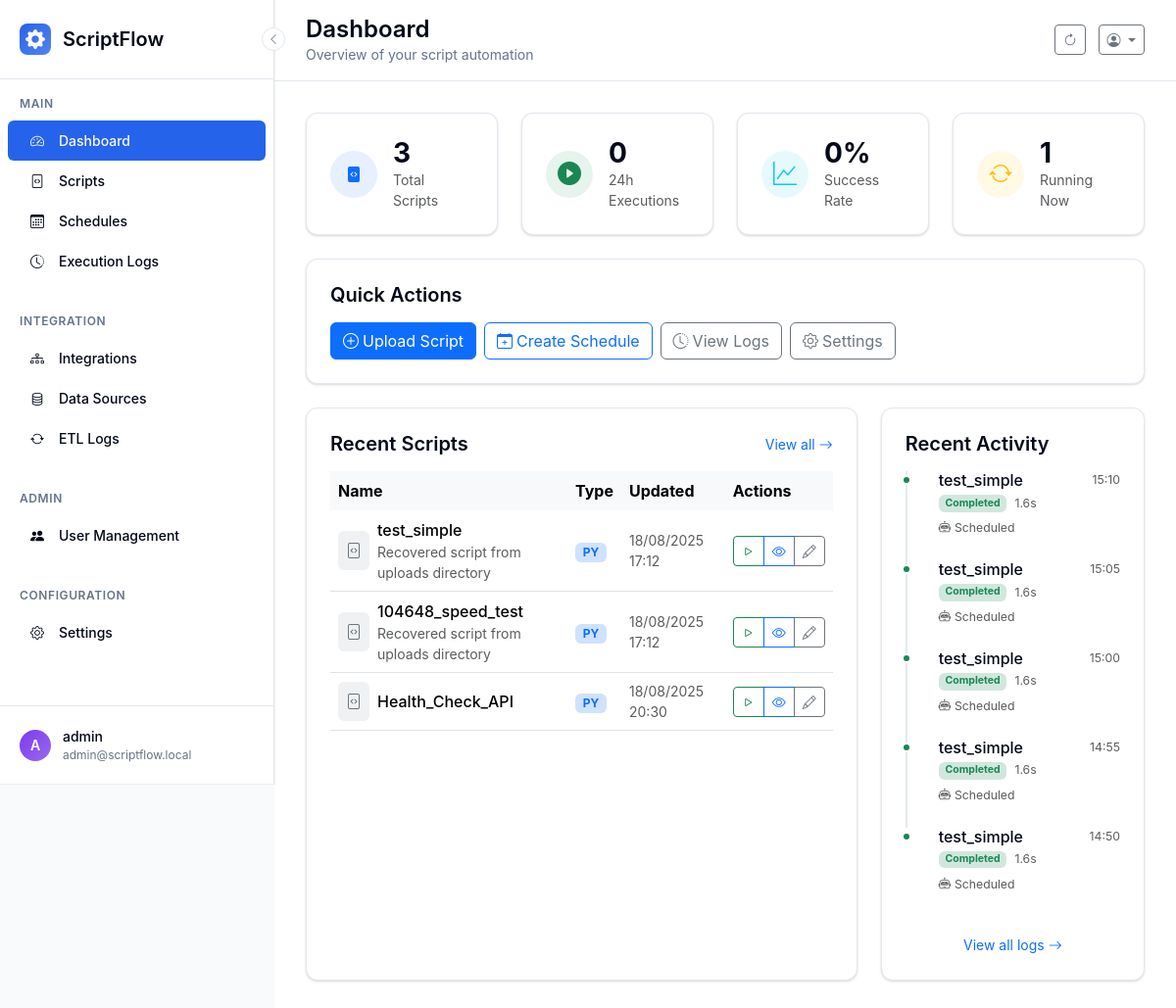
/dashboard (signed in), run on an earlier commit of the app's database.
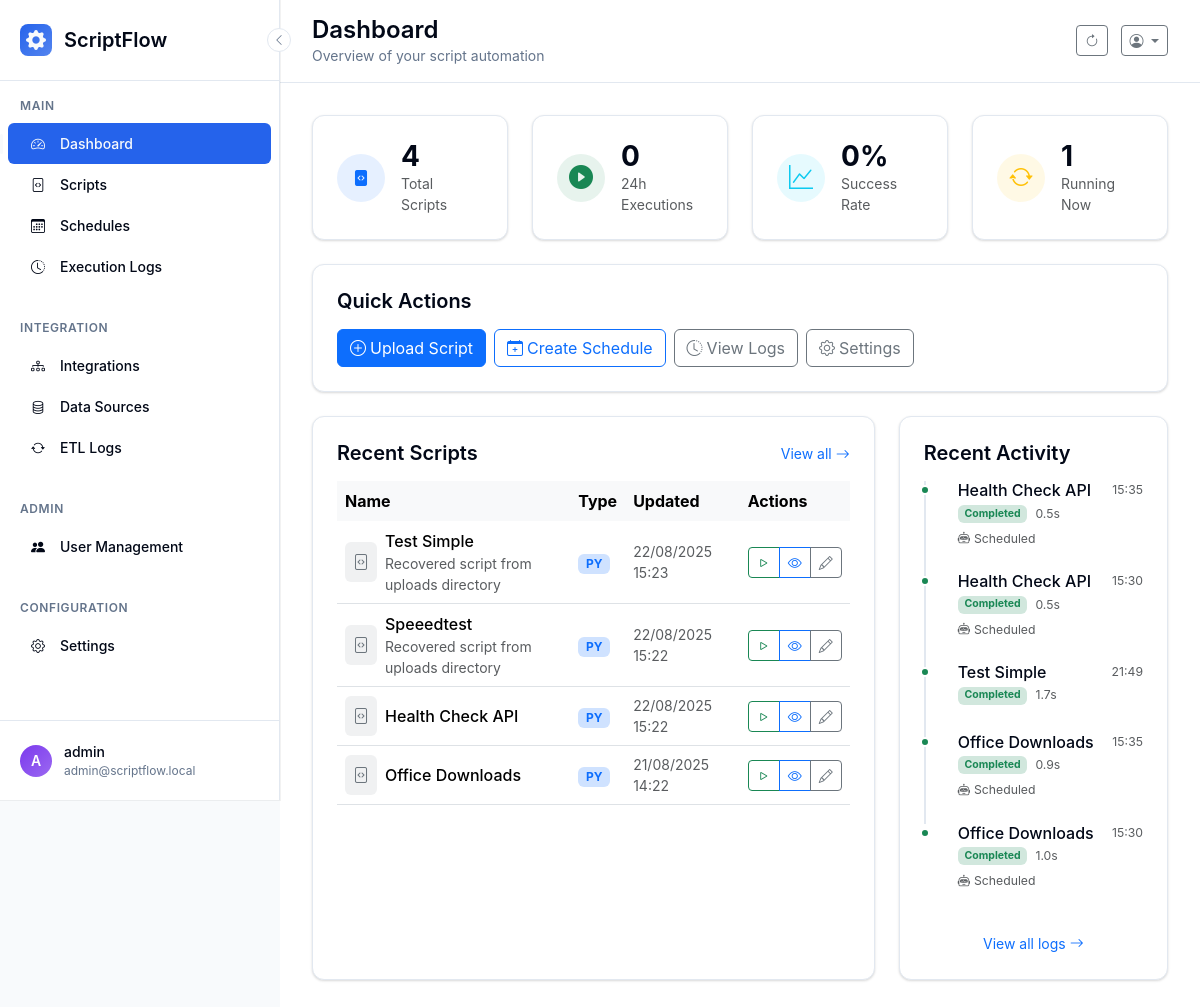
And on a later commit of the database.
### scriptflow.py (models this page shows, shortened)
class Script(db.Model):
    __tablename__ = 'scripts'
    id = db.Column(db.Integer, primary_key=True)
    name = db.Column(db.String(100), nullable=False)
    description = db.Column(db.Text)
    filename = db.Column(db.String(255), nullable=False)
    file_path = db.Column(db.String(500), nullable=False)
    script_type = db.Column(db.String(10), nullable=False)  # 'py' or 'bat'
    file_size = db.Column(db.Integer)
    created_at = db.Column(db.DateTime, default=datetime.now)
    updated_at = db.Column(db.DateTime, default=datetime.now, onupdate=datetime.now)
    is_active = db.Column(db.Boolean, default=True)
    user_id = db.Column(db.Integer, db.ForeignKey('users.id'), nullable=False)

class Execution(db.Model):
    __tablename__ = 'executions'
    id = db.Column(db.Integer, primary_key=True)
    started_at = db.Column(db.DateTime, default=datetime.now, nullable=False)
    completed_at = db.Column(db.DateTime)
    status = db.Column(db.String(20), default='pending', nullable=False)  # pending, running, completed, failed, timeout
    exit_code = db.Column(db.Integer)
    stdout = db.Column(db.Text)
    stderr = db.Column(db.Text)
    duration_seconds = db.Column(db.Float)
    trigger_type = db.Column(db.String(20), default='manual', nullable=False)  # manual, scheduled, api
    script_id = db.Column(db.Integer, db.ForeignKey('scripts.id'), nullable=False)
    user_id = db.Column(db.Integer, db.ForeignKey('users.id'), nullable=False)
    script = db.relationship('Script', backref='executions')
    @property
    def formatted_duration(self):
        if not self.duration_seconds:
            return "N/A"
        if self.duration_seconds < 60:
            return f"{self.duration_seconds:.1f}s"
        else:
            minutes = int(self.duration_seconds // 60)
            seconds = int(self.duration_seconds % 60)
            return f"{minutes}m {seconds}s"
    @property
    def status_color(self):
        colors = {
            'pending': 'secondary',
            'running': 'running',
            'completed': 'success',
            'failed': 'danger',
            'timeout': 'warning',
            'cancelled': 'danger'
        }
        return colors.get(self.status, 'secondary')

### app/controllers/main.py (the view)
    @main_bp.route('/dashboard')
    @login_required
    def dashboard():
        scripts_query = Script.query.filter_by(is_active=True)
        user_scripts = apply_user_data_filter(scripts_query).all()
        executions_query = Execution.query.order_by(Execution.started_at.desc())
        recent_executions = apply_user_data_filter(executions_query).limit(5).all()
        total_scripts = len(user_scripts)
        since_24h = datetime.now() - timedelta(hours=24)
        executions_24h = apply_user_data_filter(
            Execution.query.filter(Execution.started_at >= since_24h)
        ).all()
        executions_24h_count = len(executions_24h)
        successful_24h = len([e for e in executions_24h if e.status == 'completed'])
        success_rate_24h = round((successful_24h / executions_24h_count * 100) if executions_24h_count > 0 else 0)
        running_executions = apply_user_data_filter(
            Execution.query.filter(Execution.status.in_(['pending', 'running']))
        ).all()
        running_count = len(running_executions)
        stats = {
            'total_scripts': total_scripts,
            'executions_24h': executions_24h_count,
            'success_rate_24h': success_rate_24h,
            'running_count': running_count
        }
        return render_template('dashboard.html',
                             stats=stats,
                             scripts=user_scripts[:5],  # Show only first 5
                             recent_executions=recent_executions)

### scriptflow.py (called while the page is built)
@app.context_processor
def inject_ui_version():
    return {
        'ui_info': {'current_version': 'v2', 'is_modern': True},
        'ui_version': 'v2',
        'is_modern_ui': True
    }

@login_manager.user_loader
def load_user(user_id):
    return db.session.get(User, int(user_id))

def apply_user_data_filter(query):
    if current_user.can_view_all_data:
        return query  # Can see all data
    else:
        return query.filter_by(user_id=current_user.id)  # Only own data

### templates/dashboard.html (shortened to what the changed rows need)
{% extends "base.html" %}
{% block page_title %}Dashboard{% endblock %}
{% block content %}
<div class="row mb-4">
    <div class="col-md-3">
        <div class="modern-card">
            <div class="d-flex align-items-center">
                <div>
                    <h3 class="mb-0 fw-bold">{{ stats.total_scripts }}</h3>
                    <p class="text-muted mb-0 small">Total Scripts</p>
                </div>
            </div>
        </div>
    </div>
</div>
<div class="row">
    <div class="col-lg-8 mb-4">
        <div class="modern-card h-100">
            {% if scripts %}
                <div class="table-responsive">
                    <table class="table table-hover align-middle">
                        <thead class="table-light">
                            <tr>
                                <th class="border-0">Name</th>
                                <th class="border-0">Type</th>
                                <th class="border-0">Updated</th>
                                <th class="border-0">Actions</th>
                            </tr>
                        </thead>
                        <tbody>
                            {% for script in scripts[:5] %}
                            <tr>
                                <td>
                                    <div class="d-flex align-items-center">
                                        <div class="bg-secondary bg-opacity-10 p-2 rounded me-2">
                                            <i class="bi bi-file-code text-secondary"></i>
                                        </div>
                                        <div>
                                            <div class="fw-medium">{{ script.name }}</div>
                                            {% if script.description %}
                                                <div class="small text-muted">{{ script.description[:50] }}{% if script.description|length > 50 %}...{% endif %}</div>
                                            {% endif %}
                                        </div>
                                    </div>
                                </td>
                                <td>
                                    <span class="badge bg-primary-subtle text-primary">{{ script.script_type.upper() }}</span>
                                </td>
                                <td class="text-muted small">
                                    {{ script.updated_at.strftime('%d/%m/%Y %H:%M') }}
                                </td>
                                <td>
                                    <div class="btn-group btn-group-sm">
                                        <a href="{{ url_for('scripts.execute_script', script_id=script.id) }}" class="btn btn-outline-success btn-sm">
                                            <i class="bi bi-play"></i>
                                        </a>
                                        <a href="{{ url_for('scripts.view_script', script_id=script.id) }}" class="btn btn-outline-primary btn-sm">
                                            <i class="bi bi-eye"></i>
                                        </a>
                                        <a href="{{ url_for('scripts.edit_script', script_id=script.id) }}" class="btn btn-outline-secondary btn-sm">
                                            <i class="bi bi-pencil"></i>
                                        </a>
                                    </div>
                                </td>
                            </tr>
                            {% endfor %}
                        </tbody>
                    </table>
                </div>
            {% endif %}
        </div>
    </div>
    <div class="col-lg-4 mb-4">
        <div class="modern-card h-100">
            {% if recent_executions %}
                <div class="timeline">
                    {% for execution in recent_executions %}
                    <div class="timeline-item">
                        <div class="timeline-marker bg-{{ execution.status_color }}"></div>
                        <div class="timeline-content">
                            <div class="d-flex justify-content-between align-items-start mb-1">
                                <h6 class="mb-0 fw-medium">{{ execution.script.name if execution.script else 'Unknown Script' }}</h6>
                                <small class="text-muted">{{ execution.started_at.strftime('%H:%M') if execution.started_at else 'N/A' }}</small>
                            </div>
                            <div class="d-flex align-items-center mb-1">
                                <span class="badge bg-{{ execution.status_color }}-subtle text-{{ execution.status_color }} me-2">
                                    {{ execution.status.title() }}
                                </span>
                                {% if execution.duration_seconds %}
                                    <small class="text-muted">{{ execution.formatted_duration }}</small>
                                {% endif %}
                            </div>
                            {% if execution.trigger_type != 'manual' %}
                                <small class="text-muted">
                                    <i class="bi bi-robot me-1"></i>{{ execution.trigger_type.title() }}
                                </small>
                            {% endif %}
                        </div>
                    </div>
                    {% endfor %}
                </div>
            {% endif %}
        </div>
    </div>
</div>
{% endblock %}

What changed in the data, as far as the page shows it:
no longer on this page (row unchanged): Execution: script "test_simple", started_at "15:10", status "Completed", formatted_duration "1.6s", trigger_type "Scheduled"
no longer on this page (row unchanged): Execution: script "test_simple", started_at "15:05", status "Completed", formatted_duration "1.6s", trigger_type "Scheduled"
no longer on this page (row unchanged): Execution: script "test_simple", started_at "15:00", status "Completed", formatted_duration "1.6s", trigger_type "Scheduled"
no longer on this page (row unchanged): Execution: script "test_simple", started_at "14:55", status "Completed", formatted_duration "1.6s", trigger_type "Scheduled"
no longer on this page (row unchanged): Execution: script "test_simple", started_at "14:50", status "Completed", formatted_duration "1.6s", trigger_type "Scheduled"
changed Script: name "test_simple" → "Test Simple"; updated_at "18/08/2025 17:12" → "22/08/2025 15:23"
changed Script: name "104648_speed_test" → "Speeedtest"; updated_at "18/08/2025 17:12" → "22/08/2025 15:22"
changed Script: name "Health_Check_API" → "Health Check API"; updated_at "18/08/2025 20:30" → "22/08/2025 15:22"
added Script: name "Office Downloads", script_type "PY", updated_at "21/08/2025 14:22"
added Execution: script "Health Check API", started_at "15:35", status "Completed", formatted_duration "0.5s", trigger_type "Scheduled"
added Execution: script "Health Check API", started_at "15:30", status "Completed", formatted_duration "0.5s", trigger_type "Scheduled"
added Execution: script "Test Simple", started_at "21:49", status "Completed", formatted_duration "1.7s"
added Execution: script "Office Downloads", started_at "15:35", status "Completed", formatted_duration "0.9s", trigger_type "Scheduled"
added Execution: script "Office Downloads", started_at "15:30", status "Completed", formatted_duration "1.0s", trigger_type "Scheduled"
Also different on the page:
{{ stats.total_scripts }}: "3" → "4"
